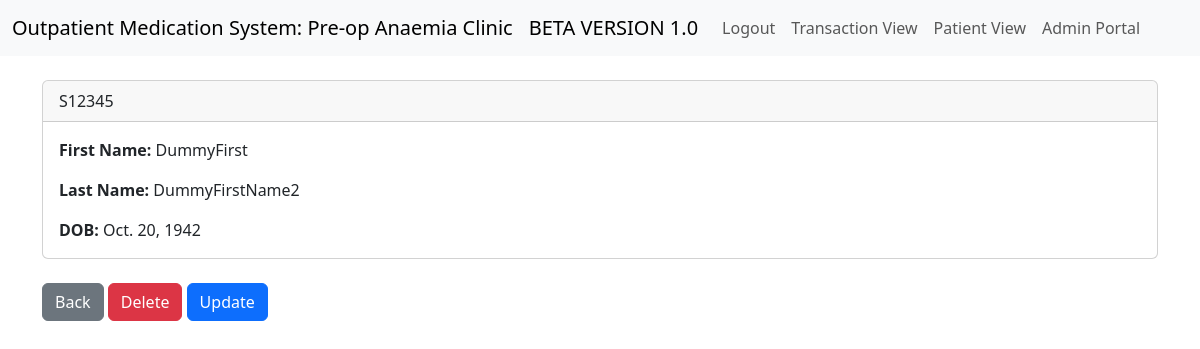
The page /patient_record/1 (signed in) on the database its author committed.
### website/models.py (models this page shows, shortened)
class Patient(models.Model):
    System_Number = models.CharField(max_length=10)
    First_Name = models.CharField(max_length=100)
    Last_Name = models.CharField(max_length=100)
    DOB = models.DateField()

### website/views.py (the view)
# urls.py: path('patient_record/<int:pk>',views.patient_record, name='patient_record'),
def patient_record(request, pk):
    if request.user.is_authenticated:
        patient_record = Patient.objects.get(id=pk)
        return render(request, "patient_record.html",{"patient_record":patient_record})
    else:
        messages.success("Login required")
        return redirect('home')

### website/templates/patient_record.html (shortened to what this page needs)
{% extends 'base.html' %}
{% block content %}
<div class="card">
    <div class = "card-header">
    {{patient_record.System_Number}}
    </div>
    <div class="card-body">
        <p class="card-text"><strong>First Name:</strong>
        {{patient_record.First_Name}}
        </p>
        <p class="card-text"><strong>Last Name:</strong>
        {{patient_record.Last_Name}}
        </p>
        <p class="card-text"><strong>DOB:</strong>
        {{patient_record.DOB}}
        </p>
  </div>
</div>
  <br/>
  <a href="{% url 'patient_view' %}" class="btn btn-secondary">Back</a>
  <a href="{% url 'delete_patient' patient_record.id %}" class="btn btn-danger">Delete</a>
  <a href="{% url 'update_patient' patient_record.id %}" class="btn btn-primary">Update</a>
{% endblock %}

### rows shown on the page
Patient: System_Number "S12345", First_Name "DummyFirst", Last_Name "DummyFirstName2", DOB "Oct. 20, 1942"
